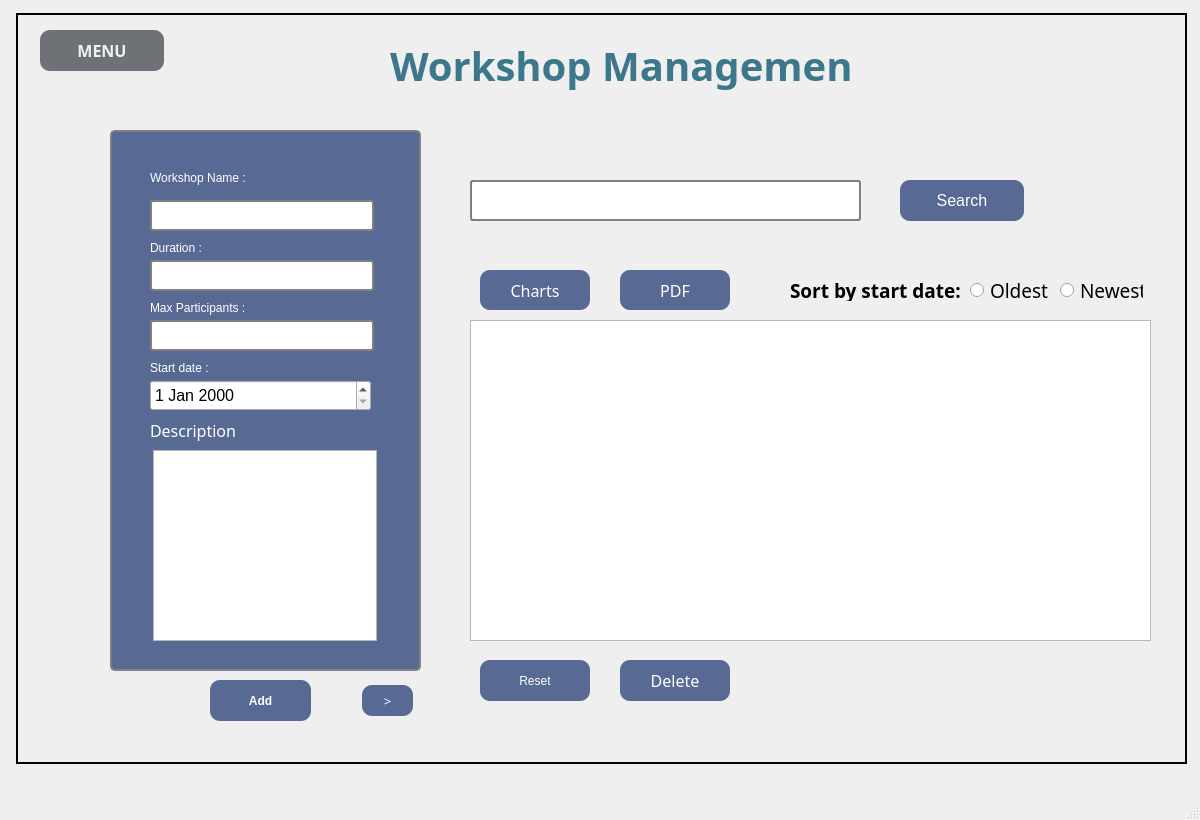
<?xml version="1.0" encoding="UTF-8"?>
<ui version="4.0">
 <class>WorkshopManagement</class>
 <widget class="QMainWindow" name="WorkshopManagement">
  <property name="geometry">
   <rect>
    <x>0</x>
    <y>0</y>
    <width>1200</width>
    <height>820</height>
   </rect>
  </property>
  <property name="windowTitle">
   <string>MainWindow</string>
  </property>
  <widget class="QWidget" name="centralwidget">
   <widget class="QPushButton" name="charts">
    <property name="geometry">
     <rect>
      <x>480</x>
      <y>270</y>
      <width>110</width>
      <height>40</height>
     </rect>
    </property>
    <property name="font">
     <font>
      <family>Gill sans MT</family>
      <pointsize>12</pointsize>
      <weight>50</weight>
      <italic>false</italic>
      <bold>false</bold>
     </font>
    </property>
    <property name="styleSheet">
     <string notr="true">QPushButton {
    font: 12pt &quot;Gill sans MT&quot;;
    background-color: #586994; 
    color: white;
    border: none; 
    border-radius: 10px;
}
QPushButton:hover
{
background-color: #3d778b;
}
</string>
    </property>
    <property name="text">
     <string>Charts</string>
    </property>
   </widget>
   <widget class="QPushButton" name="reset">
    <property name="geometry">
     <rect>
      <x>480</x>
      <y>660</y>
      <width>110</width>
      <height>41</height>
     </rect>
    </property>
    <property name="styleSheet">
     <string notr="true">QPushButton {
	font: 12pt &quot;GT sans Mill&quot;;
    border-radius: 50%;
background-color:#586994;
color:white;
 border-width: 0px;
  border-radius: 10px;
}
QPushButton:hover
{
background-color: #3d778b;
}
</string>
    </property>
    <property name="text">
     <string>Reset</string>
    </property>
   </widget>
   <widget class="QLineEdit" name="search_field">
    <property name="geometry">
     <rect>
      <x>470</x>
      <y>180</y>
      <width>391</width>
      <height>41</height>
     </rect>
    </property>
    <property name="styleSheet">
     <string notr="true">QLineEdit{
    background-color: white;
    color: black;
    border: 1px solid gray;
    padding: 5px 10px;
    border-radius: 3px;
  border: 2px solid gray;
}</string>
    </property>
   </widget>
   <widget class="QPushButton" name="Delete">
    <property name="geometry">
     <rect>
      <x>620</x>
      <y>660</y>
      <width>110</width>
      <height>41</height>
     </rect>
    </property>
    <property name="font">
     <font>
      <family>GT sans Mill</family>
      <pointsize>12</pointsize>
      <weight>50</weight>
      <italic>false</italic>
      <bold>false</bold>
     </font>
    </property>
    <property name="styleSheet">
     <string notr="true">QPushButton {
	font: 12pt &quot;GT sans Mill&quot;;
    border-radius: 50%;
background-color:#586994;
color:white;
 border-width: 0px;
  border-radius: 10px;
}
QPushButton:hover
{
background-color: #3d778b;
}
</string>
    </property>
    <property name="text">
     <string>Delete</string>
    </property>
   </widget>
   <widget class="QTableView" name="list">
    <property name="geometry">
     <rect>
      <x>470</x>
      <y>320</y>
      <width>681</width>
      <height>321</height>
     </rect>
    </property>
   </widget>
   <widget class="QPushButton" name="pdf">
    <property name="geometry">
     <rect>
      <x>620</x>
      <y>270</y>
      <width>110</width>
      <height>40</height>
     </rect>
    </property>
    <property name="font">
     <font>
      <family>Gill sans MT</family>
      <pointsize>12</pointsize>
      <weight>50</weight>
      <italic>false</italic>
      <bold>false</bold>
     </font>
    </property>
    <property name="styleSheet">
     <string notr="true">QPushButton {
    font: 12pt &quot;Gill sans MT&quot;;
    background-color: #586994; 
    color: white;
    border: none; 
    border-radius: 10px;
}
QPushButton:hover
{
background-color: #3d778b;
}
</string>
    </property>
    <property name="text">
     <string>PDF</string>
    </property>
   </widget>
   <widget class="QPushButton" name="search_button">
    <property name="geometry">
     <rect>
      <x>900</x>
      <y>180</y>
      <width>124</width>
      <height>41</height>
     </rect>
    </property>
    <property name="font">
     <font>
      <family>MS Shell Dlg 2</family>
      <pointsize>12</pointsize>
      <weight>50</weight>
      <italic>false</italic>
      <bold>false</bold>
     </font>
    </property>
    <property name="styleSheet">
     <string notr="true">QPushButton {
	font: 12pt &quot;MS Shell Dlg 2&quot;;
    border-radius: 50%;
background-color:#586994;
color:white;
 border-width: 0px;
  border-radius: 10px;
}
QPushButton:hover
{
background-color: #3d778b;
}
</string>
    </property>
    <property name="text">
     <string>Search</string>
    </property>
   </widget>
   <widget class="QLabel" name="label_2">
    <property name="geometry">
     <rect>
      <x>390</x>
      <y>30</y>
      <width>461</width>
      <height>71</height>
     </rect>
    </property>
    <property name="font">
     <font>
      <family>Glacial Indifference</family>
      <pointsize>30</pointsize>
      <weight>75</weight>
      <bold>true</bold>
     </font>
    </property>
    <property name="styleSheet">
     <string notr="true">color: rgb(61, 119, 139);</string>
    </property>
    <property name="text">
     <string>Workshop Management</string>
    </property>
   </widget>
   <widget class="QLabel" name="label_8">
    <property name="geometry">
     <rect>
      <x>790</x>
      <y>280</y>
      <width>171</width>
      <height>21</height>
     </rect>
    </property>
    <property name="font">
     <font>
      <family>Gill Sans MT</family>
      <pointsize>14</pointsize>
      <weight>75</weight>
      <bold>true</bold>
     </font>
    </property>
    <property name="text">
     <string>Sort by start date:</string>
    </property>
   </widget>
   <widget class="QRadioButton" name="oldest">
    <property name="geometry">
     <rect>
      <x>970</x>
      <y>280</y>
      <width>83</width>
      <height>21</height>
     </rect>
    </property>
    <property name="font">
     <font>
      <family>Gill Sans MT</family>
      <pointsize>14</pointsize>
     </font>
    </property>
    <property name="text">
     <string>Oldest</string>
    </property>
   </widget>
   <widget class="QRadioButton" name="newest">
    <property name="geometry">
     <rect>
      <x>1060</x>
      <y>280</y>
      <width>83</width>
      <height>21</height>
     </rect>
    </property>
    <property name="font">
     <font>
      <family>Gill Sans MT</family>
      <pointsize>14</pointsize>
     </font>
    </property>
    <property name="text">
     <string>Newest</string>
    </property>
   </widget>
   <widget class="QPushButton" name="menu">
    <property name="geometry">
     <rect>
      <x>40</x>
      <y>30</y>
      <width>124</width>
      <height>41</height>
     </rect>
    </property>
    <property name="font">
     <font>
      <family>Gill sans MT 13</family>
      <pointsize>12</pointsize>
      <weight>75</weight>
      <italic>false</italic>
      <bold>true</bold>
     </font>
    </property>
    <property name="styleSheet">
     <string notr="true">QPushButton {
	font: 12pt &quot;Gill sans MT&quot; bold;
    border-radius: 50%;
	font-weight:bold;
	background-color: rgb(110, 113, 118);
color:#f0f0f0;
 border-width: 0px;
  border-radius: 10px;
}
QPushButton:hover
{
	background-color: rgb(216, 0, 0);
}
</string>
    </property>
    <property name="text">
     <string>MENU</string>
    </property>
   </widget>
   <widget class="QLabel" name="label_9">
    <property name="geometry">
     <rect>
      <x>16</x>
      <y>13</y>
      <width>1171</width>
      <height>751</height>
     </rect>
    </property>
    <property name="styleSheet">
     <string notr="true">QLabel {
    border: 2px solid black;
    padding: 5px; /* Optional: Add padding to the label */
}</string>
    </property>
    <property name="text">
     <string/>
    </property>
   </widget>
   <widget class="QStackedWidget" name="stack">
    <property name="geometry">
     <rect>
      <x>110</x>
      <y>120</y>
      <width>311</width>
      <height>601</height>
     </rect>
    </property>
    <property name="currentIndex">
     <number>0</number>
    </property>
    <widget class="QWidget" name="addPage">
     <widget class="QGroupBox" name="groupBox">
      <property name="geometry">
       <rect>
        <x>0</x>
        <y>0</y>
        <width>311</width>
        <height>551</height>
       </rect>
      </property>
      <property name="font">
       <font>
        <family>Gill Sans MT</family>
        <pointsize>18</pointsize>
       </font>
      </property>
      <property name="styleSheet">
       <string notr="true">QGroupBox {
    border: 2px solid gray;
    border-radius: 5px;
    margin-top: 10px;
background-color:#586994;
}

QGroupBox::title {
    subcontrol-origin: margin;
    subcontrol-position: top center;
    padding: 0 3px;
    font: 63 10pt &quot;Segoe UI Semibold&quot;;
    color :black;
}
QLineEdit{
    background-color: white;
    color: white;
    border: 1px solid gray;
    padding: 5px 10px;
    border-radius: 3px;
  border: 2px solid gray;
}
QPushButton:hover {
    background-color: #45a049;
}
</string>
      </property>
      <property name="title">
       <string/>
      </property>
      <widget class="QLabel" name="label_3">
       <property name="geometry">
        <rect>
         <x>40</x>
         <y>50</y>
         <width>131</width>
         <height>16</height>
        </rect>
       </property>
       <property name="styleSheet">
        <string notr="true">QLabel{
font: 63 12pt &quot;Gill sans MT&quot;;
color :white;
}</string>
       </property>
       <property name="text">
        <string>Workshop Name :</string>
       </property>
      </widget>
      <widget class="QLineEdit" name="add_name">
       <property name="geometry">
        <rect>
         <x>40</x>
         <y>80</y>
         <width>224</width>
         <height>31</height>
        </rect>
       </property>
       <property name="styleSheet">
        <string notr="true">color: rgb(0, 0, 0);</string>
       </property>
      </widget>
      <widget class="QLabel" name="label_4">
       <property name="geometry">
        <rect>
         <x>40</x>
         <y>300</y>
         <width>91</width>
         <height>21</height>
        </rect>
       </property>
       <property name="font">
        <font>
         <family>Gill sans MT</family>
         <pointsize>12</pointsize>
         <weight>7</weight>
         <italic>false</italic>
         <bold>false</bold>
        </font>
       </property>
       <property name="styleSheet">
        <string notr="true">QLabel{
font: 63 12pt &quot;Gill sans MT&quot;;
color :white;
}</string>
       </property>
       <property name="text">
        <string>Description :</string>
       </property>
      </widget>
      <widget class="QLineEdit" name="add_duration">
       <property name="geometry">
        <rect>
         <x>40</x>
         <y>140</y>
         <width>224</width>
         <height>31</height>
        </rect>
       </property>
       <property name="styleSheet">
        <string notr="true">color: rgb(0, 0, 0);</string>
       </property>
      </widget>
      <widget class="QLabel" name="label_5">
       <property name="geometry">
        <rect>
         <x>40</x>
         <y>180</y>
         <width>131</width>
         <height>16</height>
        </rect>
       </property>
       <property name="styleSheet">
        <string notr="true">QLabel{
font: 63 12pt &quot;Gill sans MT&quot;;
color :white;
}</string>
       </property>
       <property name="text">
        <string>Max Participants :</string>
       </property>
      </widget>
      <widget class="QLabel" name="label_6">
       <property name="geometry">
        <rect>
         <x>40</x>
         <y>120</y>
         <width>71</width>
         <height>16</height>
        </rect>
       </property>
       <property name="styleSheet">
        <string notr="true">QLabel{
font: 63 12pt &quot;Gill sans MT&quot;;
color :white;
}</string>
       </property>
       <property name="text">
        <string>Duration :</string>
       </property>
      </widget>
      <widget class="QLabel" name="label_7">
       <property name="geometry">
        <rect>
         <x>40</x>
         <y>240</y>
         <width>121</width>
         <height>16</height>
        </rect>
       </property>
       <property name="styleSheet">
        <string notr="true">QLabel{
font: 63 12pt &quot;Gill sans MT&quot;;
color :white;
}</string>
       </property>
       <property name="text">
        <string>Start date :</string>
       </property>
      </widget>
      <widget class="QLineEdit" name="add_max">
       <property name="geometry">
        <rect>
         <x>40</x>
         <y>200</y>
         <width>224</width>
         <height>31</height>
        </rect>
       </property>
       <property name="styleSheet">
        <string notr="true">color: rgb(0, 0, 0);</string>
       </property>
      </widget>
      <widget class="QTextEdit" name="add_description">
       <property name="geometry">
        <rect>
         <x>43</x>
         <y>330</y>
         <width>224</width>
         <height>191</height>
        </rect>
       </property>
       <property name="styleSheet">
        <string notr="true">color: rgb(0, 0, 0);</string>
       </property>
      </widget>
      <widget class="QDateEdit" name="add_start">
       <property name="geometry">
        <rect>
         <x>40</x>
         <y>260</y>
         <width>221</width>
         <height>31</height>
        </rect>
       </property>
       <property name="font">
        <font>
         <pointsize>12</pointsize>
        </font>
       </property>
      </widget>
     </widget>
     <widget class="QPushButton" name="add">
      <property name="geometry">
       <rect>
        <x>100</x>
        <y>560</y>
        <width>101</width>
        <height>41</height>
       </rect>
      </property>
      <property name="styleSheet">
       <string notr="true">QPushButton {
	font: 12pt &quot;GT sans Mill&quot;;
	font-weight: bold;
    border-radius: 50%;
background-color:#586994;
color:white;
 border-width: 0px;
  border-radius: 10px;
}
QPushButton:hover
{
background-color: #3d778b;
}
</string>
      </property>
      <property name="text">
       <string>Add</string>
      </property>
     </widget>
     <widget class="QPushButton" name="nextStack2">
      <property name="geometry">
       <rect>
        <x>252</x>
        <y>565</y>
        <width>51</width>
        <height>31</height>
       </rect>
      </property>
      <property name="font">
       <font>
        <family>GT sans Mill</family>
        <pointsize>10</pointsize>
        <weight>50</weight>
        <italic>false</italic>
        <bold>false</bold>
       </font>
      </property>
      <property name="styleSheet">
       <string notr="true">QPushButton {
	font: 10pt &quot;GT sans Mill&quot;;
    border-radius: 50%;
background-color:#586994;
color:white;
 border-width: 0px;
  border-radius: 10px;
}
QPushButton:hover
{
background-color: #3d778b;
}
</string>
      </property>
      <property name="text">
       <string>&gt;</string>
      </property>
     </widget>
    </widget>
    <widget class="QWidget" name="editPage">
     <widget class="QGroupBox" name="groupBox_2">
      <property name="geometry">
       <rect>
        <x>0</x>
        <y>0</y>
        <width>311</width>
        <height>551</height>
       </rect>
      </property>
      <property name="font">
       <font>
        <family>Gill Sans MT</family>
        <pointsize>18</pointsize>
       </font>
      </property>
      <property name="styleSheet">
       <string notr="true">QGroupBox {
    border: 2px solid gray;
    border-radius: 5px;
    margin-top: 10px;
background-color:#586994;
}

QGroupBox::title {
    subcontrol-origin: margin;
    subcontrol-position: top center;
    padding: 0 3px;
    font: 63 10pt &quot;Segoe UI Semibold&quot;;
    color :black;
}
QLineEdit{
    background-color: white;
    color: white;
    border: 1px solid gray;
    padding: 5px 10px;
    border-radius: 3px;
  border: 2px solid gray;
}
QPushButton:hover {
    background-color: #45a049;
}
</string>
      </property>
      <property name="title">
       <string/>
      </property>
      <widget class="QLabel" name="label_10">
       <property name="geometry">
        <rect>
         <x>40</x>
         <y>50</y>
         <width>131</width>
         <height>16</height>
        </rect>
       </property>
       <property name="styleSheet">
        <string notr="true">QLabel{
font: 63 12pt &quot;Gill sans MT&quot;;
color :white;
}</string>
       </property>
       <property name="text">
        <string>Workshop ID :</string>
       </property>
      </widget>
      <widget class="QLabel" name="label_11">
       <property name="geometry">
        <rect>
         <x>40</x>
         <y>120</y>
         <width>131</width>
         <height>16</height>
        </rect>
       </property>
       <property name="styleSheet">
        <string notr="true">QLabel{
font: 63 12pt &quot;Gill sans MT&quot;;
color :white;
}</string>
       </property>
       <property name="text">
        <string>Workshop Name :</string>
       </property>
      </widget>
      <widget class="QLineEdit" name="edit_name">
       <property name="geometry">
        <rect>
         <x>40</x>
         <y>140</y>
         <width>224</width>
         <height>31</height>
        </rect>
       </property>
       <property name="styleSheet">
        <string notr="true">color: rgb(0, 0, 0);</string>
       </property>
      </widget>
      <widget class="QLabel" name="label_12">
       <property name="geometry">
        <rect>
         <x>40</x>
         <y>360</y>
         <width>91</width>
         <height>21</height>
        </rect>
       </property>
       <property name="font">
        <font>
         <family>Gill sans MT</family>
         <pointsize>12</pointsize>
         <weight>7</weight>
         <italic>false</italic>
         <bold>false</bold>
        </font>
       </property>
       <property name="styleSheet">
        <string notr="true">QLabel{
font: 63 12pt &quot;Gill sans MT&quot;;
color :white;
}</string>
       </property>
       <property name="text">
        <string>Description :</string>
       </property>
      </widget>
      <widget class="QLineEdit" name="edit_duration">
       <property name="geometry">
        <rect>
         <x>40</x>
         <y>200</y>
         <width>224</width>
         <height>31</height>
        </rect>
       </property>
       <property name="styleSheet">
        <string notr="true">color: rgb(0, 0, 0);</string>
       </property>
      </widget>
      <widget class="QLabel" name="label_13">
       <property name="geometry">
        <rect>
         <x>40</x>
         <y>240</y>
         <width>131</width>
         <height>16</height>
        </rect>
       </property>
       <property name="styleSheet">
        <string notr="true">QLabel{
font: 63 12pt &quot;Gill sans MT&quot;;
color :white;
}</string>
       </property>
       <property name="text">
        <string>Max Participants :</string>
       </property>
      </widget>
      <widget class="QLabel" name="label_14">
       <property name="geometry">
        <rect>
         <x>40</x>
         <y>180</y>
         <width>71</width>
         <height>16</height>
        </rect>
       </property>
       <property name="styleSheet">
        <string notr="true">QLabel{
font: 63 12pt &quot;Gill sans MT&quot;;
color :white;
}</string>
       </property>
       <property name="text">
        <string>Duration :</string>
       </property>
      </widget>
      <widget class="QLabel" name="label_15">
       <property name="geometry">
        <rect>
         <x>40</x>
         <y>300</y>
         <width>121</width>
         <height>16</height>
        </rect>
       </property>
       <property name="styleSheet">
        <string notr="true">QLabel{
font: 63 12pt &quot;Gill sans MT&quot;;
color :white;
}</string>
       </property>
       <property name="text">
        <string>Start date :</string>
       </property>
      </widget>
      <widget class="QLineEdit" name="edit_max">
       <property name="geometry">
        <rect>
         <x>40</x>
         <y>260</y>
         <width>224</width>
         <height>31</height>
        </rect>
       </property>
       <property name="styleSheet">
        <string notr="true">color: rgb(0, 0, 0);</string>
       </property>
      </widget>
      <widget class="QTextEdit" name="edit_description">
       <property name="geometry">
        <rect>
         <x>43</x>
         <y>390</y>
         <width>224</width>
         <height>131</height>
        </rect>
       </property>
       <property name="styleSheet">
        <string notr="true">color: rgb(0, 0, 0);</string>
       </property>
      </widget>
      <widget class="QDateEdit" name="edit_start">
       <property name="geometry">
        <rect>
         <x>40</x>
         <y>320</y>
         <width>221</width>
         <height>31</height>
        </rect>
       </property>
       <property name="font">
        <font>
         <pointsize>12</pointsize>
        </font>
       </property>
      </widget>
      <widget class="QComboBox" name="id">
       <property name="geometry">
        <rect>
         <x>40</x>
         <y>80</y>
         <width>224</width>
         <height>31</height>
        </rect>
       </property>
      </widget>
     </widget>
     <widget class="QPushButton" name="edit">
      <property name="geometry">
       <rect>
        <x>100</x>
        <y>560</y>
        <width>101</width>
        <height>41</height>
       </rect>
      </property>
      <property name="font">
       <font>
        <family>GT sans Mill</family>
        <pointsize>12</pointsize>
        <weight>75</weight>
        <italic>false</italic>
        <bold>true</bold>
       </font>
      </property>
      <property name="styleSheet">
       <string notr="true">QPushButton {
	font: 12pt &quot;GT sans Mill&quot;;
	font-weight: bold;
    border-radius: 50%;
background-color:#586994;
color:white;
 border-width: 0px;
  border-radius: 10px;
}
QPushButton:hover
{
background-color: #3d778b;
}
</string>
      </property>
      <property name="text">
       <string>Edit</string>
      </property>
     </widget>
     <widget class="QPushButton" name="nextStack1">
      <property name="geometry">
       <rect>
        <x>252</x>
        <y>565</y>
        <width>51</width>
        <height>31</height>
       </rect>
      </property>
      <property name="font">
       <font>
        <family>GT sans Mill</family>
        <pointsize>10</pointsize>
        <weight>50</weight>
        <italic>false</italic>
        <bold>false</bold>
       </font>
      </property>
      <property name="styleSheet">
       <string notr="true">QPushButton {
	font: 10pt &quot;GT sans Mill&quot;;
    border-radius: 50%;
background-color:#586994;
color:white;
 border-width: 0px;
  border-radius: 10px;
}
QPushButton:hover
{
background-color: #3d778b;
}
</string>
      </property>
      <property name="text">
       <string>&gt;</string>
      </property>
     </widget>
    </widget>
   </widget>
   <zorder>label_9</zorder>
   <zorder>charts</zorder>
   <zorder>reset</zorder>
   <zorder>search_field</zorder>
   <zorder>Delete</zorder>
   <zorder>list</zorder>
   <zorder>pdf</zorder>
   <zorder>search_button</zorder>
   <zorder>label_2</zorder>
   <zorder>label_8</zorder>
   <zorder>oldest</zorder>
   <zorder>newest</zorder>
   <zorder>menu</zorder>
   <zorder>stack</zorder>
  </widget>
  <widget class="QMenuBar" name="menubar">
   <property name="geometry">
    <rect>
     <x>0</x>
     <y>0</y>
     <width>1200</width>
     <height>22</height>
    </rect>
   </property>
  </widget>
  <widget class="QStatusBar" name="statusbar"/>
 </widget>
 <resources/>
 <connections/>
</ui>
